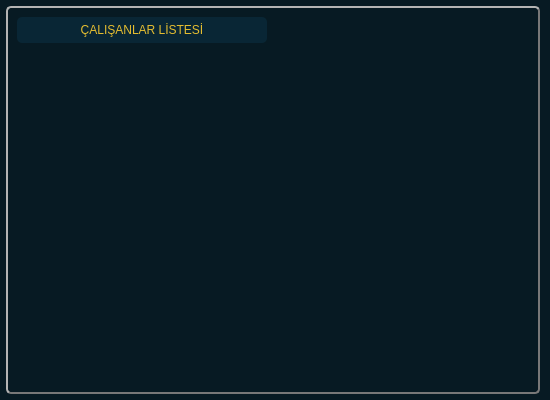
<?xml version="1.0" encoding="UTF-8"?>
<ui version="4.0">
 <class>ListEmployee_Window</class>
 <widget class="QDialog" name="ListEmployee_Window">
  <property name="geometry">
   <rect>
    <x>0</x>
    <y>0</y>
    <width>550</width>
    <height>400</height>
   </rect>
  </property>
  <property name="minimumSize">
   <size>
    <width>550</width>
    <height>400</height>
   </size>
  </property>
  <property name="maximumSize">
   <size>
    <width>550</width>
    <height>400</height>
   </size>
  </property>
  <property name="windowTitle">
   <string>Dialog</string>
  </property>
  <property name="styleSheet">
   <string notr="true">*{
background-color: rgb(7, 26, 35);
color: rgb(255, 255, 255);
border-radius : 5px;

}</string>
  </property>
  <layout class="QHBoxLayout" name="horizontalLayout">
   <property name="spacing">
    <number>0</number>
   </property>
   <property name="leftMargin">
    <number>6</number>
   </property>
   <property name="topMargin">
    <number>6</number>
   </property>
   <property name="rightMargin">
    <number>10</number>
   </property>
   <property name="bottomMargin">
    <number>6</number>
   </property>
   <item>
    <widget class="QFrame" name="main_frame">
     <property name="styleSheet">
      <string notr="true">QFrame#main_frame{
border : 2px outset rgb(120, 120, 120);
}</string>
     </property>
     <property name="frameShape">
      <enum>QFrame::StyledPanel</enum>
     </property>
     <property name="frameShadow">
      <enum>QFrame::Raised</enum>
     </property>
     <layout class="QVBoxLayout" name="verticalLayout">
      <property name="spacing">
       <number>10</number>
      </property>
      <property name="leftMargin">
       <number>0</number>
      </property>
      <property name="topMargin">
       <number>0</number>
      </property>
      <property name="rightMargin">
       <number>0</number>
      </property>
      <property name="bottomMargin">
       <number>0</number>
      </property>
      <item>
       <widget class="QFrame" name="header_frame">
        <property name="frameShape">
         <enum>QFrame::StyledPanel</enum>
        </property>
        <property name="frameShadow">
         <enum>QFrame::Raised</enum>
        </property>
        <layout class="QHBoxLayout" name="horizontalLayout_2">
         <item>
          <widget class="QLabel" name="header">
           <property name="sizePolicy">
            <sizepolicy hsizetype="Maximum" vsizetype="Preferred">
             <horstretch>0</horstretch>
             <verstretch>0</verstretch>
            </sizepolicy>
           </property>
           <property name="maximumSize">
            <size>
             <width>250</width>
             <height>16777215</height>
            </size>
           </property>
           <property name="styleSheet">
            <string notr="true">*{
background-color: rgb(9, 38, 53);
border-radius : 5px;
padding : 6px;
	font: 800 12pt &quot;Montserrat&quot;;
	color: rgb(229, 189, 48);
}

</string>
           </property>
           <property name="text">
            <string>ÇALIŞANLAR LİSTESİ</string>
           </property>
           <property name="alignment">
            <set>Qt::AlignCenter</set>
           </property>
          </widget>
         </item>
         <item alignment="Qt::AlignRight">
          <widget class="QPushButton" name="exit_btn">
           <property name="text">
            <string/>
           </property>
           <property name="icon">
            <iconset resource="../assets/image.qrc">
             <normaloff>:/icons/icons/Ellipse 5.png</normaloff>:/icons/icons/Ellipse 5.png</iconset>
           </property>
           <property name="iconSize">
            <size>
             <width>17</width>
             <height>17</height>
            </size>
           </property>
          </widget>
         </item>
        </layout>
       </widget>
      </item>
      <item>
       <widget class="QScrollArea" name="employee_list_scrollArea">
        <property name="verticalScrollBarPolicy">
         <enum>Qt::ScrollBarAlwaysOff</enum>
        </property>
        <property name="horizontalScrollBarPolicy">
         <enum>Qt::ScrollBarAlwaysOff</enum>
        </property>
        <property name="widgetResizable">
         <bool>true</bool>
        </property>
        <widget class="QWidget" name="employee_List_widget">
         <property name="geometry">
          <rect>
           <x>0</x>
           <y>0</y>
           <width>530</width>
           <height>322</height>
          </rect>
         </property>
         <property name="layoutDirection">
          <enum>Qt::LeftToRight</enum>
         </property>
         <layout class="QVBoxLayout" name="employee_List_widget_layout"/>
        </widget>
       </widget>
      </item>
     </layout>
    </widget>
   </item>
  </layout>
 </widget>
 <resources>
  <include location="../assets/image.qrc"/>
 </resources>
 <connections/>
</ui>
